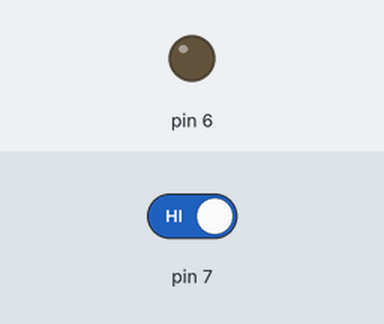
A sketch run on a simulated Arduino Uno, built with avr-gcc and run on an emulated ATmega328P. Parts: output pins drawn as LEDs (lit = HIGH). The test bench sets the inputs (shaded band); at power-on: pin 7 HIGH. What the sketch prints to the serial monitor is not drawn.

Above: at 1.2 s.
1.3 s: pin 7 driven LOW
At 1.6 s:
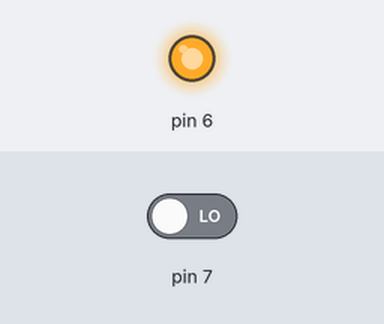
2.8 s: pin 7 driven HIGH
At 4.0 s:
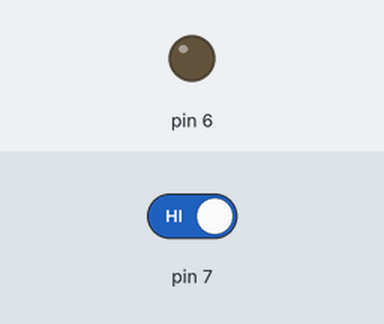
Timing chart, 0 to 5.8 s (numbered marks = the images above; inputs shaded):
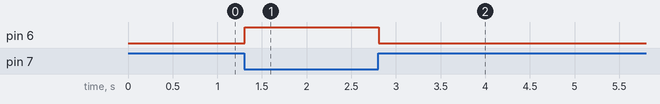

The sketch:

Blink.ino
```cpp
// the setup function runs once when you press reset or power the board
void setup() {
  // initialize digital pin LED_BUILTIN as an output.
  Serial.begin(9600);
  pinMode(6, OUTPUT);
  pinMode(7,INPUT);
}

// the loop function runs over and over again forever
void loop() {
  int IRVAL=digitalRead(7);
 Serial.println(IRVAL);
 if(IRVAL==0)
  digitalWrite(6, HIGH);   // turn the LED on (HIGH is the voltage level)
 else                       // wait for a second
  digitalWrite(6, LOW);    // turn the LED off by making the voltage LOW
                        // wait for a second
}
```

Measured:
- after the input at 1.3 s, pin 6: LOW → HIGH at once
- after the input at 2.8 s, pin 6: HIGH → LOW at once
